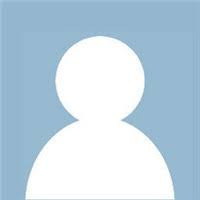
#> input picture www_course/hw4/images/head.jpg, 200 x 200 px, found by its file name; its folder holds only this picture in this run
$ python sobel.py
#> lines starting #> are read from the running program, lines starting #| are printed output that depends on the picture
#> further down, img is the input picture: shape (200, 200, 3); mean B, G, R 226.1, 211.2, 190.3
import os
import cv2
import numpy as np
import matplotlib.pyplot as plt

def sobel(img):
    '''
    1. count gx,gy
    2. count gx+gy
    3. over ts = 1
    '''
    h,w,d = img.shape
#> h = 200; w = 200; d = 3
    print(h,w,d)
#| 200 200 3
    x_filter = np.array([[-1,-2,-1],[0,0,0],[1,2,1]])
    y_filter = np.array([[-1,0,1],[-2,0,2],[-1,0,1]])
    output = np.zeros([h-2,w-2,d])
    for channel in range(d):
        for y in range(1,h-1):
            for x in range(1,w-1):
                #count gx,gy
                gx = (x_filter[0,0]*img[y-1,x-1,channel]+\
                        x_filter[0,1]*img[y-1,x,channel]+\
                        x_filter[0,2]*img[y-1,x+1,channel]+\
                        x_filter[1,0]*img[y,x-1,channel]+\
                        x_filter[1,1]*img[y,x,channel]+\
                        x_filter[1,2]*img[y,x+1,channel]+\
                        x_filter[2,0]*img[y+1,x-1,channel]+\
                        x_filter[2,1]*img[y+1,x,channel]+\
                        x_filter[2,2]*img[y+1,x+1,channel])

                gy = (y_filter[0,0]*img[y-1,x-1,channel]+\
                        y_filter[0,1]*img[y-1,x,channel]+\
                        y_filter[0,2]*img[y-1,x+1,channel]+\
                        y_filter[1,0]*img[y,x-1,channel]+\
                        y_filter[1,1]*img[y,x,channel]+\
                        y_filter[1,2]*img[y,x+1,channel]+\
                        y_filter[2,0]*img[y+1,x-1,channel]+\
                        y_filter[2,1]*img[y+1,x,channel]+\
                        y_filter[2,2]*img[y+1,x+1,channel])
                #gx+gy
                g = abs(gx) + abs(gy)
                #output
                output[y-1,x-1,channel] = g
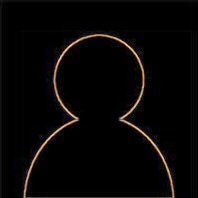
#> output: shape (198, 198, 3) float64; mean B, G, R 12, 12.6, 15.9; drawn with min black and max white

    rgb_edge = output[:,:,0] + output[:,:,1] + output[:,:,2]
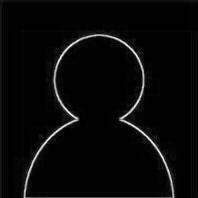
#> rgb_edge: shape (198, 198) float64; min 0, max 1312, mean 40.5; drawn with min black and max white
    return rgb_edge

def imgplot(f,img,rgb_edge):

#> called with f = 'head.jpg'
    outpath = 'output/' + f
    #save
    plt.imsave(outpath,rgb_edge,cmap='gray',format='png')
    #plot
    fig = plt.figure()
    fig.suptitle(f,fontsize='16')
    ax = plt.subplot(1,2,1)
    ax.set_title("original")
    plt.imshow(img)
    ax = plt.subplot(1,2,2)
    ax.set_title("sobel operator")
    plt.imshow(rgb_edge,cmap='gray')
    plt.show()
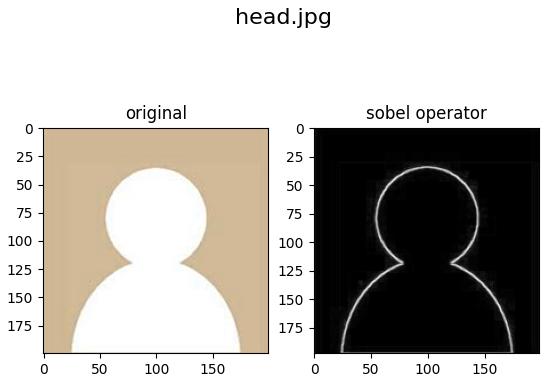
#> figure drawn by matplotlib, 2 panels; B, G, R data is drawn as R, G, B


if __name__ == "__main__":
    dirpath = "images/"
    files = os.listdir(dirpath)
    for f in files:
        fpath = dirpath + f
        print(fpath)
        img = cv2.imread(fpath)
        rgb_edge = sobel(img)
        imgplot(f,img,rgb_edge)
